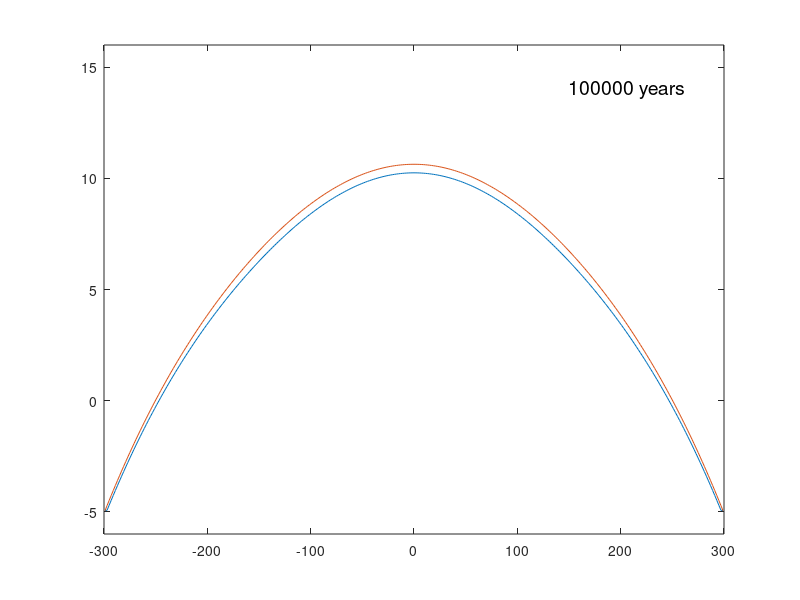

Reproduce this figure in MATLAB.
% This code generates the hillslope evolution by soil creep and regolith
% production, of a convex hillslope with an incising stream at the base of
% each side.

% written by AGT 2/8/2016

clear all
figure(1)
clf

%% initialize 

%constants
rhor = 2700; %density of rock kg/m3
rhos = 1300; %density of soil kg/m3
w0 = 1e-4; %weathering rate, m/yr
k = 0.05*2000; %efficiency constant kg/(m*yr)
epsch = 0.5e-4; %erosion into channel (m/yr)
hstar = 0.3; 

% set up distance array
xmin = -300; %m
xmax = 300; 
dx = 2; 
x = xmin+(dx/2):dx:xmax-(dx/2); %so that the x value is in the middle of each 'box'
N = length(x); %number of 'boxes', one surrounding each distance in x array

% set up height array
zmin = -20; %m
zmax = 1200;
dz = 1;
z = zmin:dz:zmax;

% set up time array
tmax = 100000; %years
dt = 1;
t = 0:dt:tmax;

% define bedrock profile
slope0 = 0.05; %initial slope of each side
br = 15-slope0*abs(x); %equation for hill
brp=br; %saves initial hill profile

%define soil profile
h0 = 0.5; %initial soil height
h = h0*ones(size(x)); %array for soil height
hill = brp+h; %top of hill with soil

imax = length(t);
nplots = 100;
tplot = tmax/nplots;

%% run

for i = 1:imax

    wdot = w0 * exp(-h/hstar); %couples rate of eroion to soil height

    %conversion of rock to regolith
    dzdx = diff(hill)/dx; %slope of hill
    q = zeros(size(dzdx)); %creates empty array for soil flux
    q = -k*dzdx; %fills soil flux array
    q = [q(1) q q(end)]; %duplicates values at end of array to make it longer
    dhdt = ((rhor/rhos)*wdot) - ((1/rhos)*diff(q)); %change in soil height
    
    %calculate new profiles
    brp(2:end-1) = brp(2:end-1)-(wdot(2:end-1)*dt); %calculate new bedrock profile height
    h = h+(dhdt*dt); %calculate new soil height
    h = max(h,0); %keeps soil height from becoming negative
    
    brp(1) = brp(1)-(epsch*dt); %stream incision at left side, right side below
    brp(end) = brp(end)-(epsch*dt); 
    h(1) = 0; %set soil height at left side to 0, right side below
    h(end)=0;
    
    hill = brp+h; %calculate new hill height

    if(rem(t(i),tplot)==0)
        figure(1)
        plot(x,brp)
        hold on
        plot(x,hill)
        axis([-300 300 -6 16])
        time=num2str(t(i)); %convert time of each plot to 'letters'
        timetext=strcat(time,' years'); %add years to the time
        text(150,14,timetext,'fontsize',14) %shows time on each plot
        hold off
        pause(0.1)
    end

end













